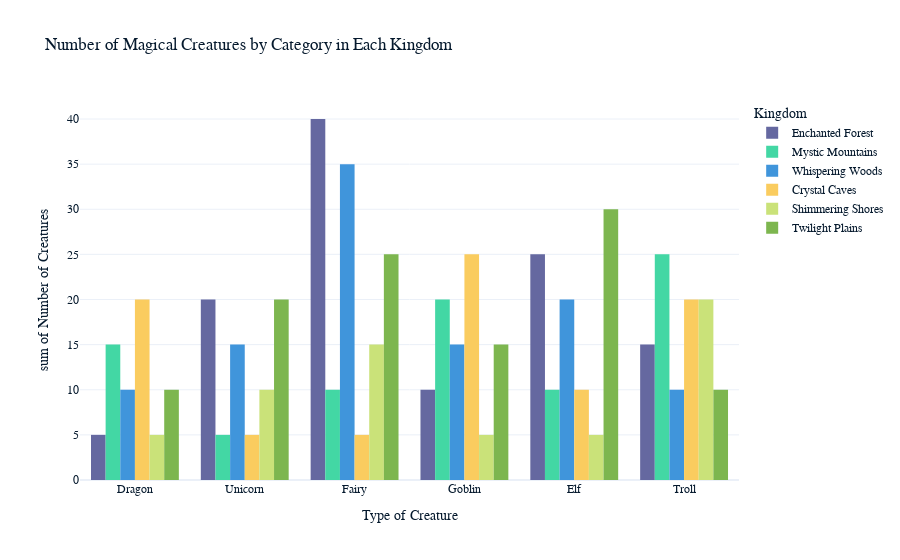

Source (notebook cell):
### Code cell
# Create a histogram to show the number of magical creatures of each category in each kingdom
fig = px.histogram(data, x='CreatureType', y='Number_of_Creatures', color='Kingdom', 
                   title='Number of Magical Creatures by Category in Each Kingdom',
                   labels={'CreatureType': 'Type of Creature', 'Number_of_Creatures': 'Number of Creatures'},
                   barmode='group')

fig.show()

### Figure 1 — Plotly figure (JSON) as saved in the notebook; plotly's stock layout.template omitted (floating-point values rounded to 4 significant figures)
{"data": [{"alignmentgroup": "True", "bingroup": "x", "histfunc": "sum", "hovertemplate": "Kingdom=Enchanted Forest<br>Type of Creature=%{x}<br>sum of Number of Creatures=%{y}<extra></extra>", "legendgroup": "Enchanted Forest", "marker": {"color": "#6568a0", "pattern": {"shape": ""}}, "name": "Enchanted Forest", "offsetgroup": "Enchanted Forest", "orientation": "v", "showlegend": true, "x": ["Dragon", "Unicorn", "Fairy", "Goblin", "Elf", "Troll"], "xaxis": "x", "y": [5, 20, 40, 10, 25, 15], "yaxis": "y", "type": "histogram"}, {"alignmentgroup": "True", "bingroup": "x", "histfunc": "sum", "hovertemplate": "Kingdom=Mystic Mountains<br>Type of Creature=%{x}<br>sum of Number of Creatures=%{y}<extra></extra>", "legendgroup": "Mystic Mountains", "marker": {"color": "#43d7a4", "pattern": {"shape": ""}}, "name": "Mystic Mountains", "offsetgroup": "Mystic Mountains", "orientation": "v", "showlegend": true, "x": ["Dragon", "Unicorn", "Fairy", "Goblin", "Elf", "Troll"], "xaxis": "x", "y": [15, 5, 10, 20, 10, 25], "yaxis": "y", "type": "histogram"}, {"alignmentgroup": "True", "bingroup": "x", "histfunc": "sum", "hovertemplate": "Kingdom=Whispering Woods<br>Type of Creature=%{x}<br>sum of Number of Creatures=%{y}<extra></extra>", "legendgroup": "Whispering Woods", "marker": {"color": "#4095db", "pattern": {"shape": ""}}, "name": "Whispering Woods", "offsetgroup": "Whispering Woods", "orientation": "v", "showlegend": true, "x": ["Dragon", "Unicorn", "Fairy", "Goblin", "Elf", "Troll"], "xaxis": "x", "y": [10, 15, 35, 15, 20, 10], "yaxis": "y", "type": "histogram"}, {"alignmentgroup": "True", "bingroup": "x", "histfunc": "sum", "hovertemplate": "Kingdom=Crystal Caves<br>Type of Creature=%{x}<br>sum of Number of Creatures=%{y}<extra></extra>", "legendgroup": "Crystal Caves", "marker": {"color": "#facc5f", "pattern": {"shape": ""}}, "name": "Crystal Caves", "offsetgroup": "Crystal Caves", "orientation": "v", "showlegend": true, "x": ["Dragon", "Unicorn", "Fairy", "Goblin", "Elf", "Troll"], "xaxis": "x", "y": [20, 5, 5, 25, 10, 20], "yaxis": "y", "type": "histogram"}, {"alignmentgroup": "True", "bingroup": "x", "histfunc": "sum", "hovertemplate": "Kingdom=Shimmering Shores<br>Type of Creature=%{x}<br>sum of Number of Creatures=%{y}<extra></extra>", "legendgroup": "Shimmering Shores", "marker": {"color": "#cae279", "pattern": {"shape": ""}}, "name": "Shimmering Shores", "offsetgroup": "Shimmering Shores", "orientation": "v", "showlegend": true, "x": ["Dragon", "Unicorn", "Fairy", "Goblin", "Elf", "Troll"], "xaxis": "x", "y": [5, 10, 15, 5, 5, 20], "yaxis": "y", "type": "histogram"}, {"alignmentgroup": "True", "bingroup": "x", "histfunc": "sum", "hovertemplate": "Kingdom=Twilight Plains<br>Type of Creature=%{x}<br>sum of Number of Creatures=%{y}<extra></extra>", "legendgroup": "Twilight Plains", "marker": {"color": "#7db64f", "pattern": {"shape": ""}}, "name": "Twilight Plains", "offsetgroup": "Twilight Plains", "orientation": "v", "showlegend": true, "x": ["Dragon", "Unicorn", "Fairy", "Goblin", "Elf", "Troll"], "xaxis": "x", "y": [10, 20, 25, 15, 30, 10], "yaxis": "y", "type": "histogram"}], "layout": {"xaxis": {"anchor": "y", "domain": [0, 1], "title": {"text": "Type of Creature"}}, "yaxis": {"anchor": "x", "domain": [0, 1], "title": {"text": "sum of Number of Creatures"}}, "legend": {"title": {"text": "Kingdom"}, "tracegroupgap": 0}, "title": {"text": "Number of Magical Creatures by Category in Each Kingdom"}, "barmode": "group"}}
